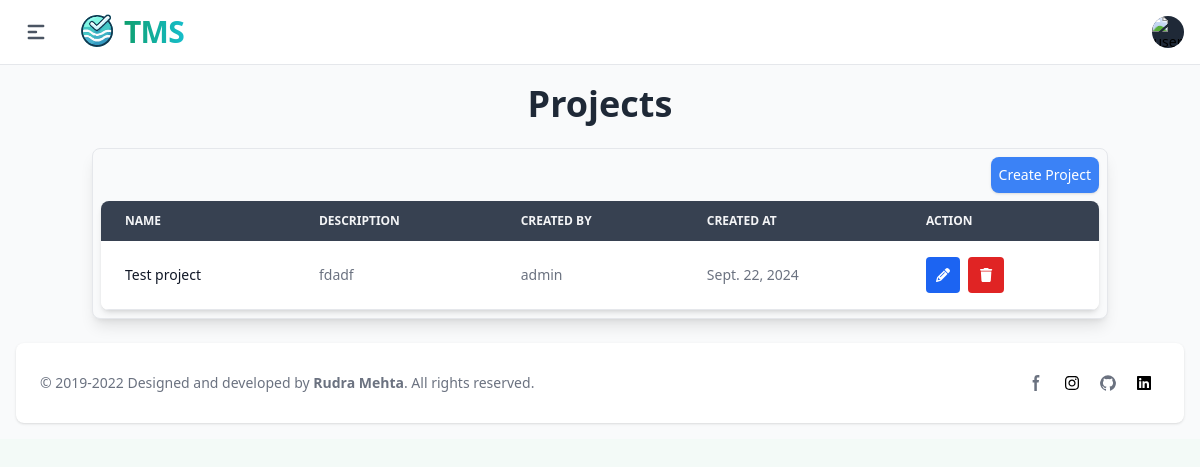
The app's page /projects/ (signed in) with its own data.
### apps/project_mgmt/models/project.py (models this page shows, shortened)
class Project(BaseModel, models.Model):
    name = models.CharField(max_length=200)
    description = models.TextField(blank=True, null=True)

### apps/project_mgmt/views/project.py (the view)
# urls.py: path("projects/", ProjectView.as_view(), name="projects"),
class ProjectView(View):
    def get(self, request):
        projects_list = Project.objects.select_related('created_by').values('id', 'name', 'description', 'created_by__username', 'created_at')
        context = {
            'project_list': projects_list
        }
        return render(request, 'project_mgmt/projects.html', context)

### utils/models/createupdateuser.py (called while the page is built)
    def __call__(self, request):
        _thread_locals.user = request.user
        response = self.get_response(request)
        return response

### utils/models/manager.py (called while the page is built)
    def get_queryset(self):
        return super(ObjectsManager, self).get_queryset()

### apps/templates/project_mgmt/projects.html (shortened to what this page needs)
{% extends "base/base.html" %}
{% block content %}
<div class="container mx-auto px-1 py-1 max-w-screen-">
    <h1 class="text-4xl font-bold text-center mb-6 text-gray-800 dark:text-gray-100">Projects</h1>
    <section class="bg-gray-50 border border-gray-200 dark:bg-gray-900 p-2 rounded-lg shadow-lg">
        <div class="flex flex-wrap justify-end mb-2 space-y-2 sm:space-y-0 sm:space-x-2">
            <a href="{% url "add_project" %}" class="w-full text-sm sm:w-auto py-2 px-2 bg-primary-500 text-white rounded-lg shadow hover:bg-primary-600 focus:outline-none focus:ring-2 focus:ring-primary-200 focus:ring-offset-2">
                Create Project
            </a>
        </div>
        <div class="bg-white dark:bg-gray-800 rounded-lg shadow-md overflow-hidden">
            <div class="overflow-x-auto block">
                <table class="min-w-full text-nowrap text-sm text-left text-gray-500 dark:text-gray-400">
                    <thead class="text-xs uppercase bg-gray-700 text-gray-100 dark:bg-gray-700 dark:text-gray-400">
                        <tr>
                            <th scope="col" class="px-6 py-3">Name</th>
                            <th scope="col" class="px-6 py-3">Description</th>
                            <th scope="col" class="px-6 py-3">Created By</th>
                            <th scope="col" class="px-6 py-3">Created At</th>
                            <th scope="col" class="px-6 py-3">Action</th>
                        </tr>
                    </thead>
                    <tbody class="bg-white dark:bg-gray-800">
                        {% for project in project_list %}
                        <tr class="border-b dark:border-gray-700 hover:bg-gray-100 dark:hover:bg-gray-700 transition">
                            <th scope="row" class="px-6 py-4 font-medium text-gray-900 dark:text-white whitespace-nowrap">
                               {{project.name}}
                            </th>
                            <td class="px-6 py-4"> {{project.description}}</td>
                            <td class="px-6 py-4">{{project.created_by__username}}</td>
                            <td class="px-6 py-4">{{project.created_at|date}}</td>
                            <td class="px-6 py-4 items-center space-x-1 block">
                                <a href="{% url "edit_project" project.id %}" class="inline-block text-white bg-blue-600 hover:bg-blue-800 dark:bg-blue-400 dark:hover:bg-blue-600 focus:outline-none focus:ring-2 focus:ring-blue-200 focus:ring-offset-2 rounded px-2.5 py-2">
                                    <i class="fas fa-pencil"></i>
                                </a>
                                <form id="deleteForm" method="post" class="inline-block">
                                    <button type="button" onclick="get_action('{% url "delete_project" project.id %}')" id="deleteButton" data-modal-target="deleteModal" data-modal-toggle="deleteModal" class="text-white bg-red-600 hover:bg-red-800 dark:bg-red-400 dark:hover:bg-red-600 focus:outline-none focus:ring-2 focus:ring-red-200 focus:ring-offset-2 rounded px-3 py-2">
                                        <i class="fas fa-trash"></i>
                                    </button>
                                </form>
                            </td>
                        </tr>
                        {% endfor %}
                    </tbody>
                </table>
            </div>
        </div>
    </section>
</div>
{% endblock content %}

### records on screen
Project: name "Test project", description "fdadf", created_by__username "admin", created_at "Sept. 22, 2024"
